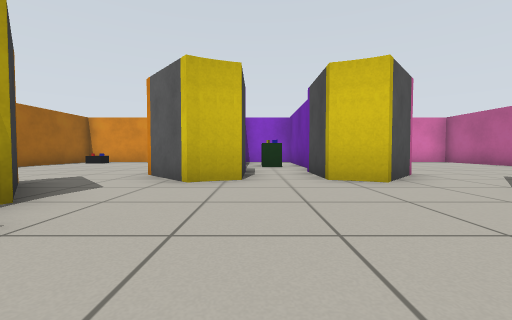
View 1 (above)

19 first-person views from a walk through a robot-simulator world made for Gazebo. The camera is 0.5 m above the floor, tilts 2° down and sees 90° across. Floor lines are 1 m apart. The floor is counted in squares, 1 m on a side. Each view is taken from the middle of a square. On the plan, view 1 faces up. The plan holds only what a view shows up to about 9 squares ahead; the rest is blank. Simple shapes stand in for some stock models.

View 2
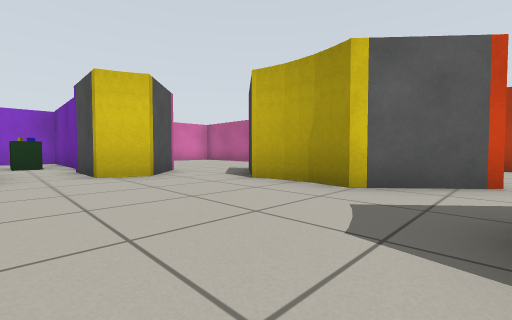

View 3
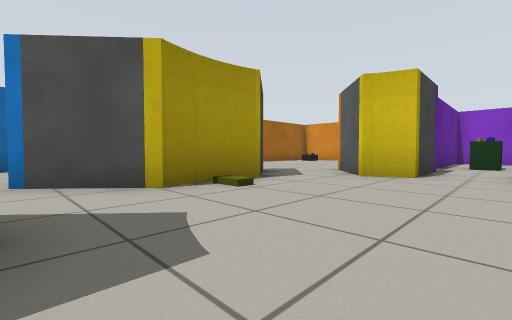

View 4
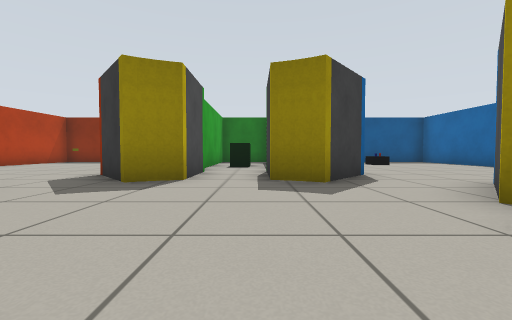

View 5
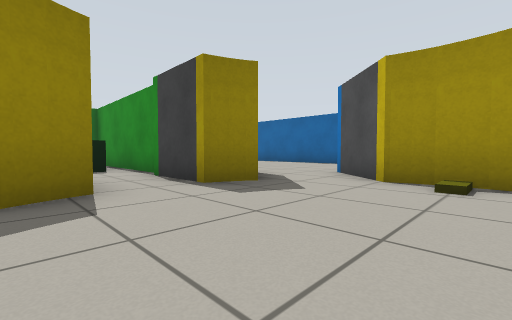

View 6
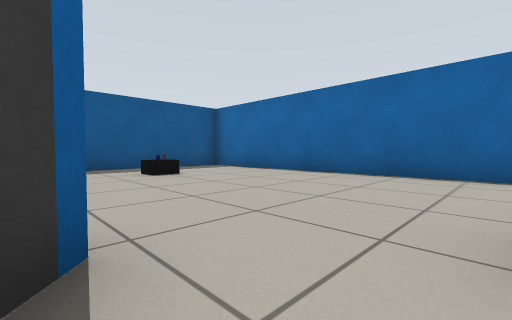

View 7
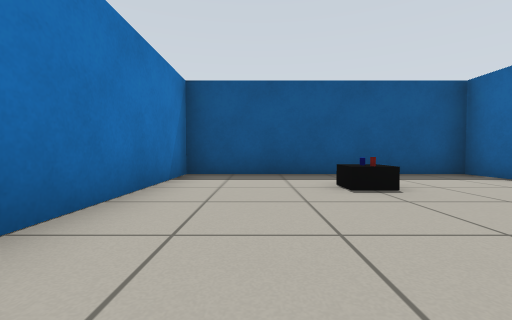

View 8
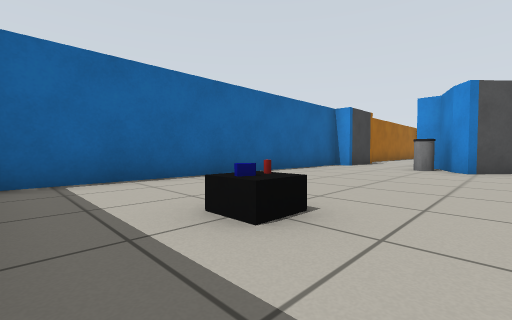

View 9
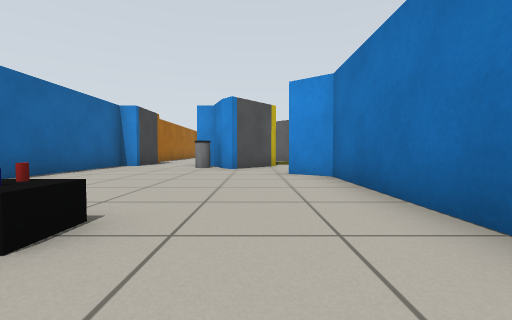

View 10
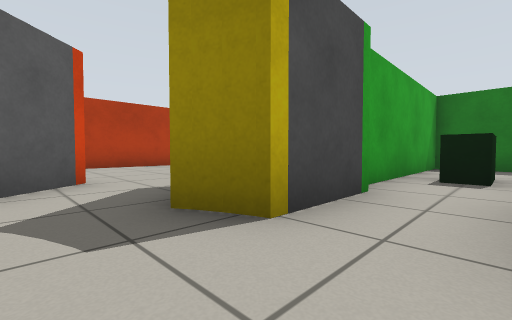

View 11
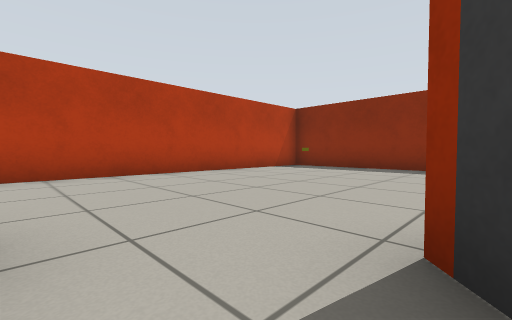

View 12
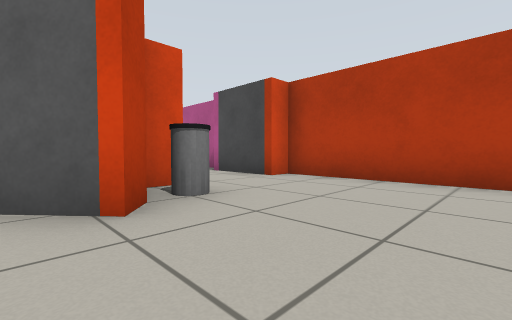

View 13
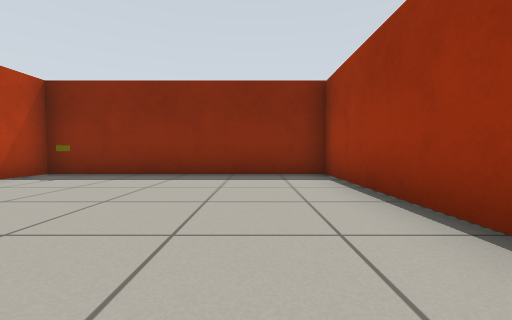

View 14
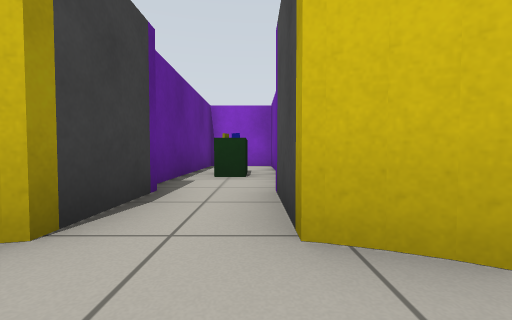

View 15
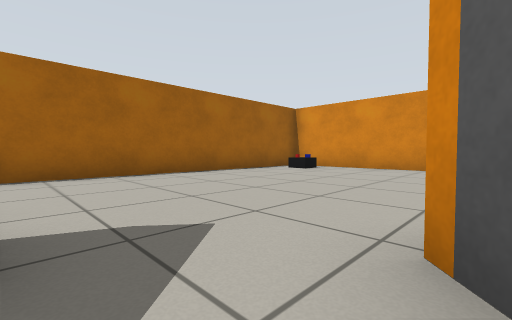

View 16
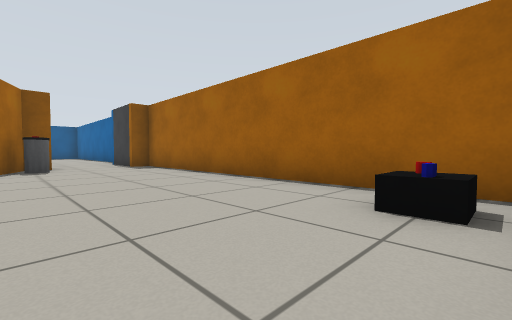

View 17
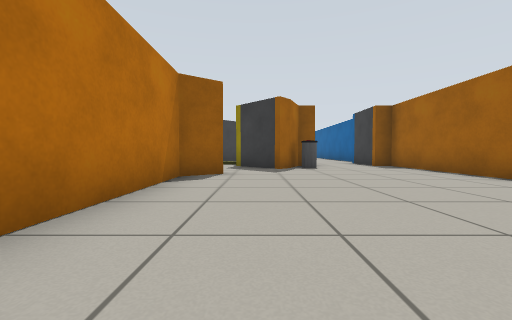

View 18
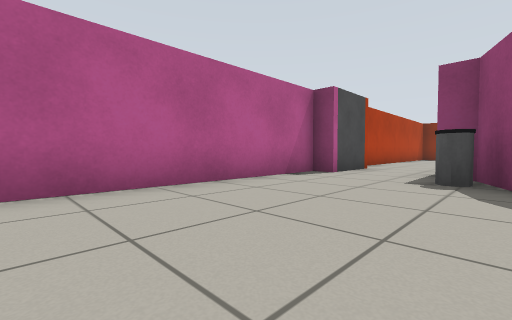

View 19
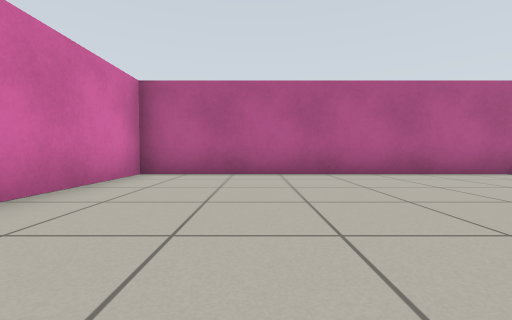

### Floor plan
Ten units are one square. View 1 is at (0, 0); x grows to the right and y downward. Boxes are objects, and circles mark ways between rooms. Rooms are numbered by the first view taken in them; rooms with no view inside come last. Other rooms are left out.
<svg viewBox="-80 -120 170 210">
<path fill="none" stroke="#000" d="M-25 -13 -24 -5 -37 9M-25 -19 -25 -12M-2 -44 -11 -41 -23 -54M35 -17 34 -24M-30 -32 -24 -25 -25 -18M21 -41 12 -45M-23 24 -11 11 -2 14 -2 32M40 2 34 -5 35 -12 35 -18M12 32 12 15 21 11 33 25M-37 9 -40 4M-40 6 -44 -5 -50 -5M-70 -5 -75 -5 -75 85 -15 85 -15 30 -23 24M25 44 25 85 85 85 85 -5 80 -5M51 4 47 9 40 2M60 -5 54 -5M-23 -54 -15 -60 -15 -96M-40 -35 -37 -39 -30 -32M-50 -25 -44 -25 -40 -36M-35 -115 -75 -115 -75 -25 -70 -25 -70 -5M33 -54 21 -41M50 -36 54 -25 60 -25M36 -27 46 -38M80 -5 80 -25 85 -25 85 -115 54 -115"/>
<rect x="-25" y="-25" width="10" height="10" fill="#bbb"><title>yellow block</title></rect>
<rect x="-55" y="55" width="10" height="10" fill="#bbb"><title>drink can</title></rect>
<rect x="-55" y="-5" width="10" height="10" fill="#bbb"><title>bin</title></rect>
<rect x="-45" y="55" width="10" height="20" fill="#bbb"><title>desk</title></rect>
<rect x="55" y="-5" width="10" height="10" fill="#bbb"><title>bin</title></rect>
<rect x="65" y="75" width="10" height="10" fill="#bbb"><title>other object</title></rect>
<rect x="-75" y="-105" width="10" height="10" fill="#bbb"><title>other object</title></rect>
<rect x="-75" y="-115" width="20" height="20" fill="#bbb"><title>desk</title></rect>
<rect x="-65" y="-115" width="10" height="10" fill="#bbb"><title>blue block</title></rect>
<rect x="-55" y="-35" width="10" height="10" fill="#bbb"><title>bin</title></rect>
<rect x="55" y="-35" width="10" height="10" fill="#bbb"><title>bin</title></rect>
<circle cx="-30" cy="10" r="3" fill="#2a7"/>
<circle cx="40" cy="10" r="3" fill="#2a7"/>
<circle cx="-20" cy="-40" r="3" fill="#2a7"/>
<circle cx="30" cy="-40" r="3" fill="#2a7"/>
<circle cx="-60" cy="-15" r="3" fill="#2a7"/>
<circle cx="70" cy="-15" r="3" fill="#2a7"/>
<text x="0" y="-10">1</text>
<text x="-50" y="40">2</text>
<text x="60" y="40">3</text>
<text x="-50" y="-70">4</text>
<text x="60" y="-70">5</text>
</svg>
Room 1 opens to room 2. Room 1 opens to room 3. Room 1 opens to room 4. Room 1 opens to room 5. Room 2 opens to room 4. Room 3 opens to room 5.

Where each view was taken, in squares from view 1:
view 1: 0 up, 0 right, facing up
view 2: 1 down, 0 right, facing up-right
view 3: 1 down, 1 right, facing up-left
view 4: 3 up, 0 right, facing down
view 5: 2 up, 2 right, facing down-left
view 6: 1 down, 2 left, facing down-left
view 7: 3 down, 3 left, facing down
view 8: 8 down, 3 left, facing up-left
view 9: 8 down, 3 left, facing up
view 10: 0 up, 0 right, facing down-right
view 11: 1 down, 3 right, facing down-right
view 12: 3 down, 4 right, facing up-right
view 13: 3 down, 4 right, facing down
view 14: 3 up, 1 right, facing up
view 15: 4 up, 2 left, facing up-left
view 16: 11 up, 4 left, facing down-left
view 17: 11 up, 3 left, facing down
view 18: 8 up, 5 right, facing down-right
view 19: 9 up, 3 right, facing right
